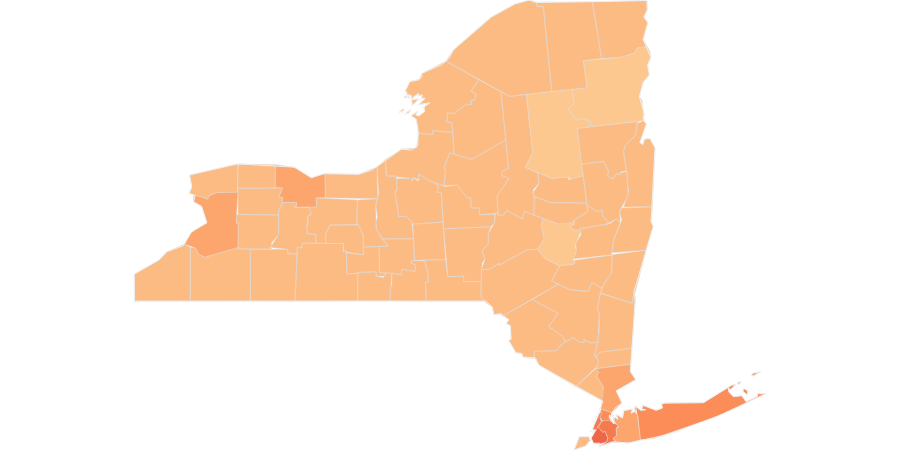
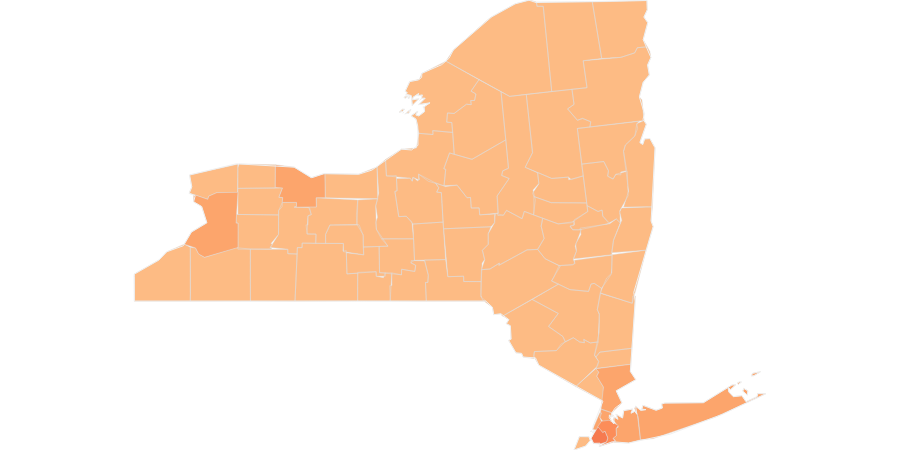
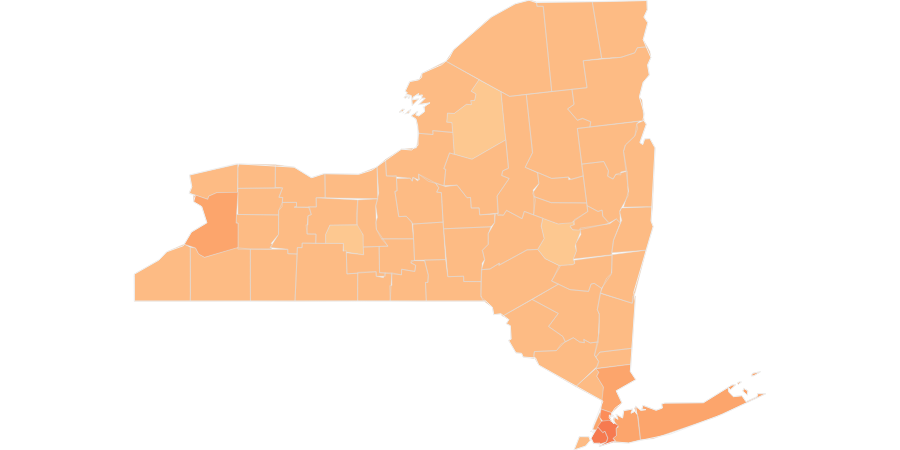
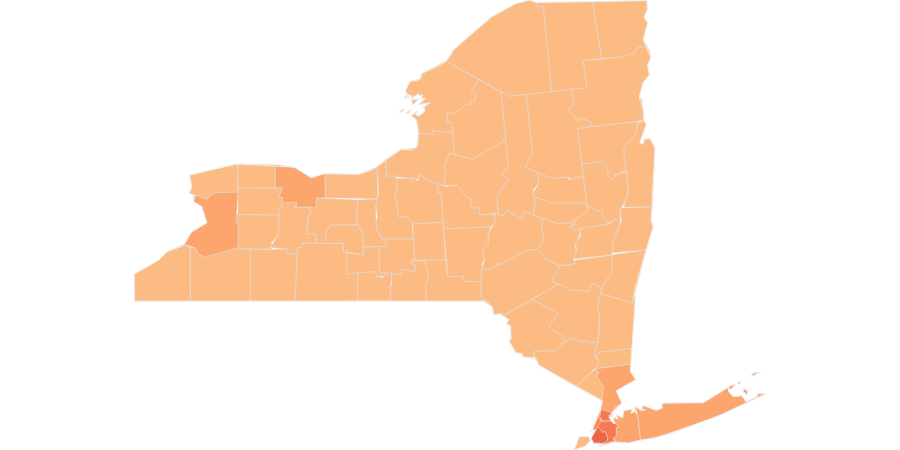

The cell these charts' notebook holds for them, in order:
### Code cell
vmin, vmax = tmp.min().min(), tmp.max().max()
endpts = list(np.mgrid[vmin : vmax : 10j])
print(endpts)

endpts = [0, 200, 400, 500, 600, 800, 1000, 1200, 1400, 1600]

colorscale = [
    "#fdc890","#fdbb84","#fca56c","#fc8d59",
    "#f67a50","#ef6548","#e34d33","#d7301f",
    "#c51d10","#b30000","#990001","#7f0000"
]

for i in indices:
    date = steps[i]
    print(date)
    
    save_fname_gnd = f'plots/NY_{date}_gnd.pdf'
    save_fname_prd = f'plots/NY_{date}_prd.pdf'
    # save_fname_gnd = None
    # save_fname_prd = None
    plot_(tmp[f'case{i}'].values, tmp.index.values, 'New York', save_fname=save_fname_gnd)
    plot_(tmp[f'case{i}_prd'].values, tmp.index.values, 'New York', save_fname=save_fname_prd)
